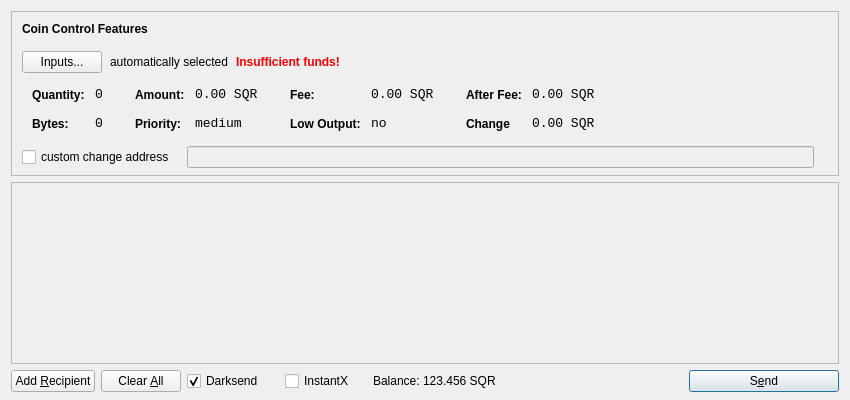
<?xml version="1.0" encoding="UTF-8"?>
<ui version="4.0">
 <class>SendCoinsDialog</class>
 <widget class="QDialog" name="SendCoinsDialog">
  <property name="geometry">
   <rect>
    <x>0</x>
    <y>0</y>
    <width>850</width>
    <height>400</height>
   </rect>
  </property>
  <property name="windowTitle">
   <string>Send Coins</string>
  </property>
  <layout class="QVBoxLayout" name="verticalLayout" stretch="0,1,0">
   <property name="bottomMargin">
    <number>8</number>
   </property>
   <item>
    <widget class="QFrame" name="frameCoinControl">
     <property name="sizePolicy">
      <sizepolicy hsizetype="Expanding" vsizetype="Expanding">
       <horstretch>0</horstretch>
       <verstretch>0</verstretch>
      </sizepolicy>
     </property>
     <property name="maximumSize">
      <size>
       <width>16777215</width>
       <height>16777215</height>
      </size>
     </property>
     <property name="frameShape">
      <enum>QFrame::StyledPanel</enum>
     </property>
     <property name="frameShadow">
      <enum>QFrame::Sunken</enum>
     </property>
     <layout class="QVBoxLayout" name="verticalLayoutCoinControl2">
      <property name="spacing">
       <number>-1</number>
      </property>
      <property name="leftMargin">
       <number>0</number>
      </property>
      <property name="topMargin">
       <number>0</number>
      </property>
      <property name="rightMargin">
       <number>0</number>
      </property>
      <property name="bottomMargin">
       <number>6</number>
      </property>
      <item>
       <layout class="QVBoxLayout" name="verticalLayoutCoinControl" stretch="0,0,0,0,1">
        <property name="spacing">
         <number>0</number>
        </property>
        <property name="leftMargin">
         <number>10</number>
        </property>
        <property name="topMargin">
         <number>10</number>
        </property>
        <item>
         <layout class="QHBoxLayout" name="horizontalLayoutCoinControl1">
          <property name="bottomMargin">
           <number>15</number>
          </property>
          <item>
           <widget class="QLabel" name="labelCoinControlFeatures">
            <property name="sizePolicy">
             <sizepolicy hsizetype="Preferred" vsizetype="Maximum">
              <horstretch>0</horstretch>
              <verstretch>0</verstretch>
             </sizepolicy>
            </property>
            <property name="font">
             <font>
              <weight>75</weight>
              <bold>true</bold>
             </font>
            </property>
            <property name="styleSheet">
             <string notr="true">font-weight:bold;</string>
            </property>
            <property name="text">
             <string>Coin Control Features</string>
            </property>
           </widget>
          </item>
         </layout>
        </item>
        <item>
         <layout class="QHBoxLayout" name="horizontalLayoutCoinControl2" stretch="0,0,0,0">
          <property name="spacing">
           <number>8</number>
          </property>
          <property name="bottomMargin">
           <number>10</number>
          </property>
          <item>
           <widget class="QPushButton" name="pushButtonCoinControl">
            <property name="styleSheet">
             <string notr="true"/>
            </property>
            <property name="text">
             <string>Inputs...</string>
            </property>
           </widget>
          </item>
          <item>
           <widget class="QLabel" name="labelCoinControlAutomaticallySelected">
            <property name="text">
             <string>automatically selected</string>
            </property>
            <property name="margin">
             <number>5</number>
            </property>
           </widget>
          </item>
          <item>
           <widget class="QLabel" name="labelCoinControlInsuffFunds">
            <property name="font">
             <font>
              <weight>75</weight>
              <bold>true</bold>
             </font>
            </property>
            <property name="styleSheet">
             <string notr="true">color:red;font-weight:bold;</string>
            </property>
            <property name="text">
             <string>Insufficient funds!</string>
            </property>
            <property name="margin">
             <number>5</number>
            </property>
           </widget>
          </item>
          <item>
           <spacer name="horizontalSpacerCoinControl">
            <property name="orientation">
             <enum>Qt::Horizontal</enum>
            </property>
            <property name="sizeHint" stdset="0">
             <size>
              <width>40</width>
              <height>1</height>
             </size>
            </property>
           </spacer>
          </item>
         </layout>
        </item>
        <item>
         <widget class="QWidget" name="widgetCoinControl" native="true">
          <property name="sizePolicy">
           <sizepolicy hsizetype="Preferred" vsizetype="Preferred">
            <horstretch>0</horstretch>
            <verstretch>0</verstretch>
           </sizepolicy>
          </property>
          <property name="minimumSize">
           <size>
            <width>0</width>
            <height>0</height>
           </size>
          </property>
          <property name="styleSheet">
           <string notr="true"/>
          </property>
          <layout class="QHBoxLayout" name="horizontalLayoutCoinControl5">
           <property name="margin">
            <number>0</number>
           </property>
           <item>
            <layout class="QHBoxLayout" name="horizontalLayoutCoinControl3" stretch="0,0,0,1">
             <property name="spacing">
              <number>20</number>
             </property>
             <property name="topMargin">
              <number>0</number>
             </property>
             <property name="bottomMargin">
              <number>10</number>
             </property>
             <item>
              <layout class="QFormLayout" name="formLayoutCoinControl1">
               <property name="horizontalSpacing">
                <number>10</number>
               </property>
               <property name="verticalSpacing">
                <number>14</number>
               </property>
               <property name="leftMargin">
                <number>10</number>
               </property>
               <property name="topMargin">
                <number>4</number>
               </property>
               <property name="rightMargin">
                <number>6</number>
               </property>
               <item row="0" column="0">
                <widget class="QLabel" name="labelCoinControlQuantityText">
                 <property name="styleSheet">
                  <string notr="true">font-weight:bold;</string>
                 </property>
                 <property name="text">
                  <string>Quantity:</string>
                 </property>
                 <property name="margin">
                  <number>0</number>
                 </property>
                </widget>
               </item>
               <item row="0" column="1">
                <widget class="QLabel" name="labelCoinControlQuantity">
                 <property name="font">
                  <font>
                   <family>Monospace</family>
                   <pointsize>10</pointsize>
                  </font>
                 </property>
                 <property name="cursor">
                  <cursorShape>IBeamCursor</cursorShape>
                 </property>
                 <property name="contextMenuPolicy">
                  <enum>Qt::ActionsContextMenu</enum>
                 </property>
                 <property name="text">
                  <string>0</string>
                 </property>
                 <property name="margin">
                  <number>0</number>
                 </property>
                 <property name="textInteractionFlags">
                  <set>Qt::LinksAccessibleByMouse|Qt::TextSelectableByKeyboard|Qt::TextSelectableByMouse</set>
                 </property>
                </widget>
               </item>
               <item row="1" column="0">
                <widget class="QLabel" name="labelCoinControlBytesText">
                 <property name="styleSheet">
                  <string notr="true">font-weight:bold;</string>
                 </property>
                 <property name="text">
                  <string>Bytes:</string>
                 </property>
                </widget>
               </item>
               <item row="1" column="1">
                <widget class="QLabel" name="labelCoinControlBytes">
                 <property name="font">
                  <font>
                   <family>Monospace</family>
                   <pointsize>10</pointsize>
                  </font>
                 </property>
                 <property name="cursor">
                  <cursorShape>IBeamCursor</cursorShape>
                 </property>
                 <property name="contextMenuPolicy">
                  <enum>Qt::ActionsContextMenu</enum>
                 </property>
                 <property name="text">
                  <string>0</string>
                 </property>
                 <property name="textInteractionFlags">
                  <set>Qt::LinksAccessibleByMouse|Qt::TextSelectableByKeyboard|Qt::TextSelectableByMouse</set>
                 </property>
                </widget>
               </item>
              </layout>
             </item>
             <item>
              <layout class="QFormLayout" name="formLayoutCoinControl2">
               <property name="horizontalSpacing">
                <number>10</number>
               </property>
               <property name="verticalSpacing">
                <number>14</number>
               </property>
               <property name="leftMargin">
                <number>6</number>
               </property>
               <property name="topMargin">
                <number>4</number>
               </property>
               <property name="rightMargin">
                <number>6</number>
               </property>
               <item row="0" column="0">
                <widget class="QLabel" name="labelCoinControlAmountText">
                 <property name="styleSheet">
                  <string notr="true">font-weight:bold;</string>
                 </property>
                 <property name="text">
                  <string>Amount:</string>
                 </property>
                 <property name="margin">
                  <number>0</number>
                 </property>
                </widget>
               </item>
               <item row="0" column="1">
                <widget class="QLabel" name="labelCoinControlAmount">
                 <property name="font">
                  <font>
                   <family>Monospace</family>
                   <pointsize>10</pointsize>
                  </font>
                 </property>
                 <property name="cursor">
                  <cursorShape>IBeamCursor</cursorShape>
                 </property>
                 <property name="contextMenuPolicy">
                  <enum>Qt::ActionsContextMenu</enum>
                 </property>
                 <property name="text">
                  <string>0.00 SQR</string>
                 </property>
                 <property name="textInteractionFlags">
                  <set>Qt::LinksAccessibleByMouse|Qt::TextSelectableByKeyboard|Qt::TextSelectableByMouse</set>
                 </property>
                </widget>
               </item>
               <item row="1" column="0">
                <widget class="QLabel" name="labelCoinControlPriorityText">
                 <property name="styleSheet">
                  <string notr="true">font-weight:bold;</string>
                 </property>
                 <property name="text">
                  <string>Priority:</string>
                 </property>
                </widget>
               </item>
               <item row="1" column="1">
                <widget class="QLabel" name="labelCoinControlPriority">
                 <property name="font">
                  <font>
                   <family>Monospace</family>
                   <pointsize>10</pointsize>
                  </font>
                 </property>
                 <property name="cursor">
                  <cursorShape>IBeamCursor</cursorShape>
                 </property>
                 <property name="contextMenuPolicy">
                  <enum>Qt::ActionsContextMenu</enum>
                 </property>
                 <property name="text">
                  <string>medium</string>
                 </property>
                 <property name="textInteractionFlags">
                  <set>Qt::LinksAccessibleByMouse|Qt::TextSelectableByKeyboard|Qt::TextSelectableByMouse</set>
                 </property>
                </widget>
               </item>
              </layout>
             </item>
             <item>
              <layout class="QFormLayout" name="formLayoutCoinControl3">
               <property name="horizontalSpacing">
                <number>10</number>
               </property>
               <property name="verticalSpacing">
                <number>14</number>
               </property>
               <property name="leftMargin">
                <number>6</number>
               </property>
               <property name="topMargin">
                <number>4</number>
               </property>
               <property name="rightMargin">
                <number>6</number>
               </property>
               <item row="0" column="0">
                <widget class="QLabel" name="labelCoinControlFeeText">
                 <property name="styleSheet">
                  <string notr="true">font-weight:bold;</string>
                 </property>
                 <property name="text">
                  <string>Fee:</string>
                 </property>
                 <property name="margin">
                  <number>0</number>
                 </property>
                </widget>
               </item>
               <item row="0" column="1">
                <widget class="QLabel" name="labelCoinControlFee">
                 <property name="font">
                  <font>
                   <family>Monospace</family>
                   <pointsize>10</pointsize>
                  </font>
                 </property>
                 <property name="cursor">
                  <cursorShape>IBeamCursor</cursorShape>
                 </property>
                 <property name="contextMenuPolicy">
                  <enum>Qt::ActionsContextMenu</enum>
                 </property>
                 <property name="text">
                  <string>0.00 SQR</string>
                 </property>
                 <property name="textInteractionFlags">
                  <set>Qt::LinksAccessibleByMouse|Qt::TextSelectableByKeyboard|Qt::TextSelectableByMouse</set>
                 </property>
                </widget>
               </item>
               <item row="1" column="0">
                <widget class="QLabel" name="labelCoinControlLowOutputText">
                 <property name="styleSheet">
                  <string notr="true">font-weight:bold;</string>
                 </property>
                 <property name="text">
                  <string>Low Output:</string>
                 </property>
                </widget>
               </item>
               <item row="1" column="1">
                <widget class="QLabel" name="labelCoinControlLowOutput">
                 <property name="font">
                  <font>
                   <family>Monospace</family>
                   <pointsize>10</pointsize>
                  </font>
                 </property>
                 <property name="cursor">
                  <cursorShape>IBeamCursor</cursorShape>
                 </property>
                 <property name="contextMenuPolicy">
                  <enum>Qt::ActionsContextMenu</enum>
                 </property>
                 <property name="text">
                  <string>no</string>
                 </property>
                 <property name="textInteractionFlags">
                  <set>Qt::LinksAccessibleByMouse|Qt::TextSelectableByKeyboard|Qt::TextSelectableByMouse</set>
                 </property>
                </widget>
               </item>
              </layout>
             </item>
             <item>
              <layout class="QFormLayout" name="formLayoutCoinControl4">
               <property name="horizontalSpacing">
                <number>10</number>
               </property>
               <property name="verticalSpacing">
                <number>14</number>
               </property>
               <property name="leftMargin">
                <number>6</number>
               </property>
               <property name="topMargin">
                <number>4</number>
               </property>
               <property name="rightMargin">
                <number>6</number>
               </property>
               <item row="0" column="0">
                <widget class="QLabel" name="labelCoinControlAfterFeeText">
                 <property name="styleSheet">
                  <string notr="true">font-weight:bold;</string>
                 </property>
                 <property name="text">
                  <string>After Fee:</string>
                 </property>
                 <property name="margin">
                  <number>0</number>
                 </property>
                </widget>
               </item>
               <item row="0" column="1">
                <widget class="QLabel" name="labelCoinControlAfterFee">
                 <property name="font">
                  <font>
                   <family>Monospace</family>
                   <pointsize>10</pointsize>
                  </font>
                 </property>
                 <property name="cursor">
                  <cursorShape>IBeamCursor</cursorShape>
                 </property>
                 <property name="contextMenuPolicy">
                  <enum>Qt::ActionsContextMenu</enum>
                 </property>
                 <property name="text">
                  <string>0.00 SQR</string>
                 </property>
                 <property name="textInteractionFlags">
                  <set>Qt::LinksAccessibleByMouse|Qt::TextSelectableByKeyboard|Qt::TextSelectableByMouse</set>
                 </property>
                </widget>
               </item>
               <item row="1" column="0">
                <widget class="QLabel" name="labelCoinControlChangeText">
                 <property name="styleSheet">
                  <string notr="true">font-weight:bold;</string>
                 </property>
                 <property name="text">
                  <string>Change</string>
                 </property>
                </widget>
               </item>
               <item row="1" column="1">
                <widget class="QLabel" name="labelCoinControlChange">
                 <property name="font">
                  <font>
                   <family>Monospace</family>
                   <pointsize>10</pointsize>
                  </font>
                 </property>
                 <property name="cursor">
                  <cursorShape>IBeamCursor</cursorShape>
                 </property>
                 <property name="contextMenuPolicy">
                  <enum>Qt::ActionsContextMenu</enum>
                 </property>
                 <property name="text">
                  <string>0.00 SQR</string>
                 </property>
                 <property name="textInteractionFlags">
                  <set>Qt::LinksAccessibleByMouse|Qt::TextSelectableByKeyboard|Qt::TextSelectableByMouse</set>
                 </property>
                </widget>
               </item>
              </layout>
             </item>
            </layout>
           </item>
          </layout>
         </widget>
        </item>
        <item>
         <layout class="QHBoxLayout" name="horizontalLayoutCoinControl4" stretch="0,0,0">
          <property name="spacing">
           <number>12</number>
          </property>
          <property name="sizeConstraint">
           <enum>QLayout::SetDefaultConstraint</enum>
          </property>
          <property name="topMargin">
           <number>5</number>
          </property>
          <property name="rightMargin">
           <number>5</number>
          </property>
          <item>
           <widget class="QCheckBox" name="checkBoxCoinControlChange">
            <property name="text">
             <string>custom change address</string>
            </property>
           </widget>
          </item>
          <item>
           <widget class="QLineEdit" name="lineEditCoinControlChange">
            <property name="enabled">
             <bool>false</bool>
            </property>
            <property name="sizePolicy">
             <sizepolicy hsizetype="Expanding" vsizetype="Fixed">
              <horstretch>0</horstretch>
              <verstretch>0</verstretch>
             </sizepolicy>
            </property>
           </widget>
          </item>
          <item>
           <widget class="QLabel" name="labelCoinControlChangeLabel">
            <property name="sizePolicy">
             <sizepolicy hsizetype="Preferred" vsizetype="Expanding">
              <horstretch>0</horstretch>
              <verstretch>0</verstretch>
             </sizepolicy>
            </property>
            <property name="minimumSize">
             <size>
              <width>0</width>
              <height>0</height>
             </size>
            </property>
            <property name="text">
             <string/>
            </property>
            <property name="margin">
             <number>3</number>
            </property>
           </widget>
          </item>
         </layout>
        </item>
        <item>
         <spacer name="verticalSpacerCoinControl">
          <property name="orientation">
           <enum>Qt::Vertical</enum>
          </property>
          <property name="sizeHint" stdset="0">
           <size>
            <width>800</width>
            <height>1</height>
           </size>
          </property>
         </spacer>
        </item>
       </layout>
      </item>
     </layout>
    </widget>
   </item>
   <item>
    <widget class="QScrollArea" name="scrollArea">
     <property name="widgetResizable">
      <bool>true</bool>
     </property>
     <widget class="QWidget" name="scrollAreaWidgetContents">
      <property name="geometry">
       <rect>
        <x>0</x>
        <y>0</y>
        <width>830</width>
        <height>165</height>
       </rect>
      </property>
      <layout class="QVBoxLayout" name="verticalLayout_2">
       <property name="margin">
        <number>0</number>
       </property>
       <item>
        <layout class="QVBoxLayout" name="entries">
         <property name="spacing">
          <number>6</number>
         </property>
        </layout>
       </item>
       <item>
        <spacer name="verticalSpacer">
         <property name="orientation">
          <enum>Qt::Vertical</enum>
         </property>
         <property name="sizeHint" stdset="0">
          <size>
           <width>20</width>
           <height>40</height>
          </size>
         </property>
        </spacer>
       </item>
      </layout>
     </widget>
    </widget>
   </item>
   <item>
    <layout class="QHBoxLayout" name="horizontalLayout">
     <item>
      <widget class="QPushButton" name="addButton">
       <property name="toolTip">
        <string>Send to multiple recipients at once</string>
       </property>
       <property name="text">
        <string>Add &amp;Recipient</string>
       </property>
       <property name="autoDefault">
        <bool>false</bool>
       </property>
      </widget>
     </item>
     <item>
      <widget class="QPushButton" name="clearButton">
       <property name="sizePolicy">
        <sizepolicy hsizetype="Minimum" vsizetype="Fixed">
         <horstretch>0</horstretch>
         <verstretch>0</verstretch>
        </sizepolicy>
       </property>
       <property name="toolTip">
        <string>Remove all transaction fields</string>
       </property>
       <property name="text">
        <string>Clear &amp;All</string>
       </property>
       <property name="autoRepeatDelay">
        <number>300</number>
       </property>
       <property name="autoDefault">
        <bool>false</bool>
       </property>
      </widget>
     </item>
     <item>
      <layout class="QHBoxLayout" name="horizontalLayout_2">
       <property name="spacing">
        <number>3</number>
       </property>
        <item>
        <widget class="QCheckBox" name="checkUseDarksend">
         <property name="minimumSize">
          <size>
           <width>95</width>
           <height>0</height>
          </size>
         </property>
         <property name="text">
          <string>Darksend</string>
         </property>
         <property name="checked">
          <bool>true</bool>
         </property>
        </widget>
       </item>
       <item>
        <widget class="QCheckBox" name="checkInstantX">
         <property name="enabled">
          <bool>true</bool>
         </property>
         <property name="minimumSize">
          <size>
           <width>85</width>
           <height>0</height>
          </size>
         </property>
         <property name="text">
          <string>InstantX</string>
         </property>
        </widget>
       </item>
       <item>
        <widget class="QLabel" name="label">
         <property name="sizePolicy">
          <sizepolicy hsizetype="Preferred" vsizetype="Fixed">
           <horstretch>0</horstretch>
           <verstretch>0</verstretch>
          </sizepolicy>
         </property>
         <property name="text">
          <string>Balance:</string>
         </property>
        </widget>
       </item>
       <item>
        <widget class="QLabel" name="labelBalance">
         <property name="sizePolicy">
          <sizepolicy hsizetype="Preferred" vsizetype="Fixed">
           <horstretch>0</horstretch>
           <verstretch>0</verstretch>
          </sizepolicy>
         </property>
         <property name="cursor">
          <cursorShape>IBeamCursor</cursorShape>
         </property>
         <property name="text">
          <string>123.456 SQR</string>
         </property>
         <property name="textInteractionFlags">
          <set>Qt::LinksAccessibleByMouse|Qt::TextSelectableByKeyboard|Qt::TextSelectableByMouse</set>
         </property>
        </widget>
       </item>
      </layout>
     </item>
     <item>
      <spacer name="horizontalSpacer">
       <property name="orientation">
        <enum>Qt::Horizontal</enum>
       </property>
       <property name="sizeHint" stdset="0">
        <size>
         <width>40</width>
         <height>20</height>
        </size>
       </property>
      </spacer>
     </item>
     <item>
      <widget class="QPushButton" name="sendButton">
       <property name="minimumSize">
        <size>
         <width>150</width>
         <height>0</height>
        </size>
       </property>
       <property name="toolTip">
        <string>Confirm the send action</string>
       </property>
       <property name="text">
        <string>S&amp;end</string>
       </property>
       <property name="icon">
        <iconset resource="../bitcoin.qrc">
         <normaloff>:/icons/send</normaloff>:/icons/send</iconset>
       </property>
       <property name="default">
        <bool>true</bool>
       </property>
      </widget>
     </item>
    </layout>
   </item>
  </layout>
 </widget>
 <resources>
  <include location="../bitcoin.qrc"/>
 </resources>
 <connections/>
</ui>
